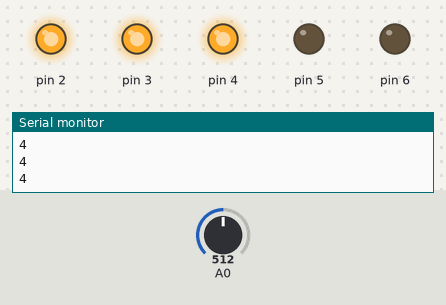
Simulated run of this sketch. Board: Arduino Uno, built with avr-gcc and run on an emulated ATmega328P. Shown: output pins drawn as LEDs (lit = HIGH), the last lines printed to the serial monitor. The test bench sets the inputs (shaded band); at power-on: A0 = 512.

Above: at 1.2 s.
1.3 s: A0 set to 504
At 2.5 s:
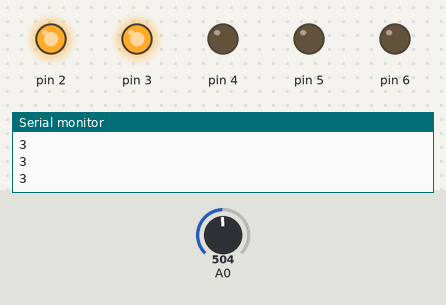
2.8 s: A0 set to 265
4.3 s: A0 set to 248
At 5.2 s:
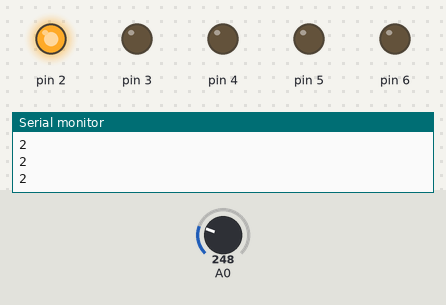
5.8 s: A0 set to 900
At 6.5 s:
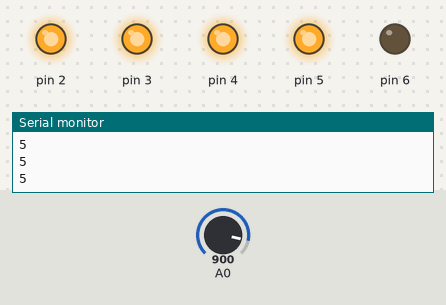
7.3 s: A0 set to 1006
8.8 s: A0 set to 1023
At 10.2 s:
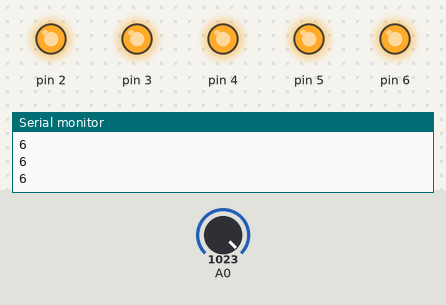
Timing chart, 0 to 11.3 s (numbered marks = the images above; inputs shaded):
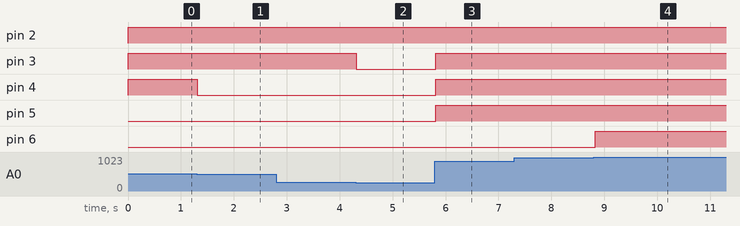

Measured:
- the behaviour switches between 512 and 511 on A0 (found by bisection; images 0 and 1)
- the behaviour switches between 256 and 255 on A0 (found by bisection; images 1 and 2)
- the behaviour switches between 1022 and 1023 on A0 (found by bisection; images 3 and 4)
- after the input at 1.3 s, pin 4: HIGH → LOW at once
- after the input at 4.3 s, pin 3: HIGH → LOW at once
- after the input at 5.8 s, pin 3–5: LOW → HIGH at once
- after the input at 8.8 s, pin 6: LOW → HIGH at once

The sketch:

led_graf.ino
```cpp
//led graph
int sensorReading = 0;
int level;
void setup(){
  Serial.begin(9600);
  for(int ledPin=2;ledPin<=6;ledPin++){
    pinMode(ledPin,OUTPUT);
  }
}
void loop(){
  sensorReading =analogRead(A0);
  level = map(sensorReading,0,1023,2,6);
  Serial.println(level);
  for(int ledPin=2;ledPin<=6;ledPin++){
    if(ledPin<=level){
      digitalWrite(ledPin,HIGH);
    }
    else if(ledPin>level){
      digitalWrite(ledPin,LOW);
    }
  }
  delay(100);
}
```
